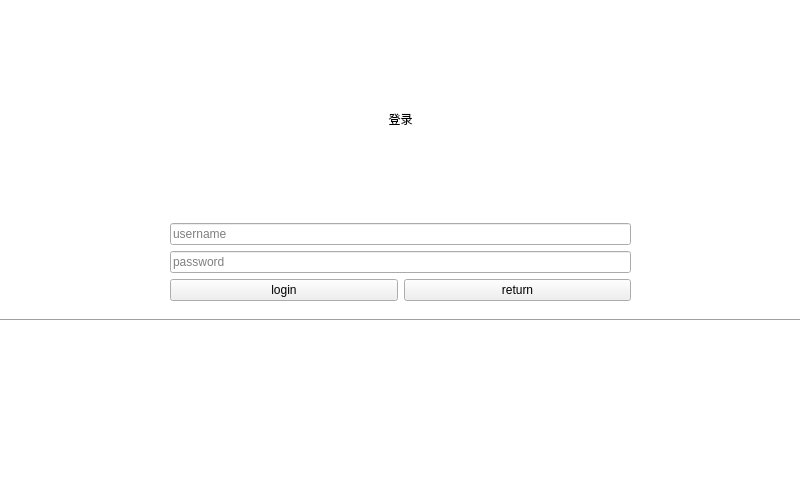
<?xml version="1.0" encoding="UTF-8"?>
<ui version="4.0">
 <class>LoginWindow</class>
 <widget class="QMainWindow" name="LoginWindow">
  <property name="geometry">
   <rect>
    <x>0</x>
    <y>0</y>
    <width>800</width>
    <height>480</height>
   </rect>
  </property>
  <property name="windowTitle">
   <string>MainWindow</string>
  </property>
  <property name="styleSheet">
   <string notr="true">QMainWindow{background-color: rgb(255, 255, 255);}</string>
  </property>
  <widget class="QWidget" name="centralwidget">
   <widget class="KeyBorad" name="widget" native="true">
    <property name="geometry">
     <rect>
      <x>0</x>
      <y>330</y>
      <width>800</width>
      <height>150</height>
     </rect>
    </property>
   </widget>
   <widget class="Line" name="line">
    <property name="geometry">
     <rect>
      <x>0</x>
      <y>310</y>
      <width>801</width>
      <height>21</height>
     </rect>
    </property>
    <property name="orientation">
     <enum>Qt::Horizontal</enum>
    </property>
   </widget>
   <widget class="QWidget" name="">
    <property name="geometry">
     <rect>
      <x>170</x>
      <y>20</y>
      <width>461</width>
      <height>281</height>
     </rect>
    </property>
    <layout class="QVBoxLayout" name="verticalLayout_2">
     <item>
      <widget class="QLabel" name="label">
       <property name="styleSheet">
        <string notr="true">font: 14pt &quot;Microsoft YaHei UI&quot;;</string>
       </property>
       <property name="text">
        <string>登录</string>
       </property>
       <property name="alignment">
        <set>Qt::AlignCenter</set>
       </property>
      </widget>
     </item>
     <item>
      <layout class="QVBoxLayout" name="verticalLayout">
       <item>
        <widget class="QLineEdit" name="lineEdit">
         <property name="placeholderText">
          <string>username</string>
         </property>
         <property name="clearButtonEnabled">
          <bool>true</bool>
         </property>
        </widget>
       </item>
       <item>
        <widget class="QLineEdit" name="lineEdit_2">
         <property name="echoMode">
          <enum>QLineEdit::Password</enum>
         </property>
         <property name="placeholderText">
          <string>password</string>
         </property>
         <property name="clearButtonEnabled">
          <bool>true</bool>
         </property>
        </widget>
       </item>
      </layout>
     </item>
     <item>
      <layout class="QHBoxLayout" name="horizontalLayout">
       <item>
        <widget class="QPushButton" name="pushButton">
         <property name="text">
          <string>login</string>
         </property>
        </widget>
       </item>
       <item>
        <widget class="QPushButton" name="btnReturn">
         <property name="text">
          <string>return</string>
         </property>
        </widget>
       </item>
      </layout>
     </item>
    </layout>
   </widget>
  </widget>
 </widget>
 <customwidgets>
  <customwidget>
   <class>KeyBorad</class>
   <extends>QWidget</extends>
   <header location="global">keyborad.h</header>
   <container>1</container>
  </customwidget>
 </customwidgets>
 <resources/>
 <connections/>
</ui>
